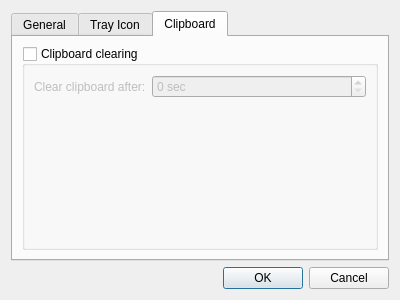
<?xml version="1.0" encoding="UTF-8"?>
<ui version="4.0">
 <class>PreferencesDialog</class>
 <widget class="QDialog" name="PreferencesDialog">
  <property name="geometry">
   <rect>
    <x>0</x>
    <y>0</y>
    <width>400</width>
    <height>300</height>
   </rect>
  </property>
  <property name="windowTitle">
   <string>Preferences - PassKeeper</string>
  </property>
  <layout class="QVBoxLayout" name="verticalLayout">
   <item>
    <widget class="QTabWidget" name="tabWidget">
     <property name="currentIndex">
      <number>2</number>
     </property>
     <widget class="QWidget" name="tab_2">
      <attribute name="title">
       <string>General</string>
      </attribute>
      <layout class="QVBoxLayout" name="verticalLayout_5">
       <item>
        <widget class="QCheckBox" name="showPasswordBox">
         <property name="toolTip">
          <string>Don't mask passwords in entries</string>
         </property>
         <property name="text">
          <string>Show passwords by default</string>
         </property>
        </widget>
       </item>
       <item>
        <spacer name="verticalSpacer">
         <property name="orientation">
          <enum>Qt::Vertical</enum>
         </property>
         <property name="sizeHint" stdset="0">
          <size>
           <width>20</width>
           <height>40</height>
          </size>
         </property>
        </spacer>
       </item>
      </layout>
     </widget>
     <widget class="QWidget" name="trayIconTab">
      <attribute name="title">
       <string>Tray Icon</string>
      </attribute>
      <layout class="QVBoxLayout" name="verticalLayout_2">
       <item>
        <widget class="QGroupBox" name="groupBox">
         <property name="title">
          <string>Quick access to entries</string>
         </property>
         <layout class="QVBoxLayout" name="verticalLayout_3">
          <item>
           <layout class="QFormLayout" name="formLayout">
            <item row="0" column="0">
             <widget class="QLabel" name="label">
              <property name="toolTip">
               <string/>
              </property>
              <property name="text">
               <string>&amp;Visible entries amount:</string>
              </property>
              <property name="buddy">
               <cstring>visibleElementsAmountBox</cstring>
              </property>
             </widget>
            </item>
            <item row="0" column="1">
             <widget class="QSpinBox" name="visibleElementsAmountBox">
              <property name="toolTip">
               <string>Amount of visible entries in tray icon context menu</string>
              </property>
             </widget>
            </item>
           </layout>
          </item>
         </layout>
        </widget>
       </item>
      </layout>
     </widget>
     <widget class="QWidget" name="tab">
      <attribute name="title">
       <string>Clipboard</string>
      </attribute>
      <layout class="QVBoxLayout" name="verticalLayout_4">
       <item>
        <widget class="QGroupBox" name="clipboardBox">
         <property name="title">
          <string>Clipboard clearing</string>
         </property>
         <property name="checkable">
          <bool>true</bool>
         </property>
         <property name="checked">
          <bool>false</bool>
         </property>
         <layout class="QFormLayout" name="formLayout_2">
          <item row="0" column="0">
           <widget class="QLabel" name="label_2">
            <property name="toolTip">
             <string/>
            </property>
            <property name="text">
             <string>Clear clipboard after:</string>
            </property>
           </widget>
          </item>
          <item row="0" column="1">
           <widget class="QSpinBox" name="clipboardTimeoutBox">
            <property name="toolTip">
             <string>Data copied to clipboard with PassKeeper will be available only for a limited time.</string>
            </property>
            <property name="suffix">
             <string> sec</string>
            </property>
           </widget>
          </item>
         </layout>
        </widget>
       </item>
      </layout>
     </widget>
    </widget>
   </item>
   <item>
    <widget class="QDialogButtonBox" name="buttonBox">
     <property name="orientation">
      <enum>Qt::Horizontal</enum>
     </property>
     <property name="standardButtons">
      <set>QDialogButtonBox::Cancel|QDialogButtonBox::Ok</set>
     </property>
    </widget>
   </item>
  </layout>
 </widget>
 <resources/>
 <connections>
  <connection>
   <sender>buttonBox</sender>
   <signal>accepted()</signal>
   <receiver>PreferencesDialog</receiver>
   <slot>accept()</slot>
   <hints>
    <hint type="sourcelabel">
     <x>257</x>
     <y>290</y>
    </hint>
    <hint type="destinationlabel">
     <x>157</x>
     <y>274</y>
    </hint>
   </hints>
  </connection>
  <connection>
   <sender>buttonBox</sender>
   <signal>rejected()</signal>
   <receiver>PreferencesDialog</receiver>
   <slot>reject()</slot>
   <hints>
    <hint type="sourcelabel">
     <x>325</x>
     <y>290</y>
    </hint>
    <hint type="destinationlabel">
     <x>286</x>
     <y>274</y>
    </hint>
   </hints>
  </connection>
 </connections>
</ui>
